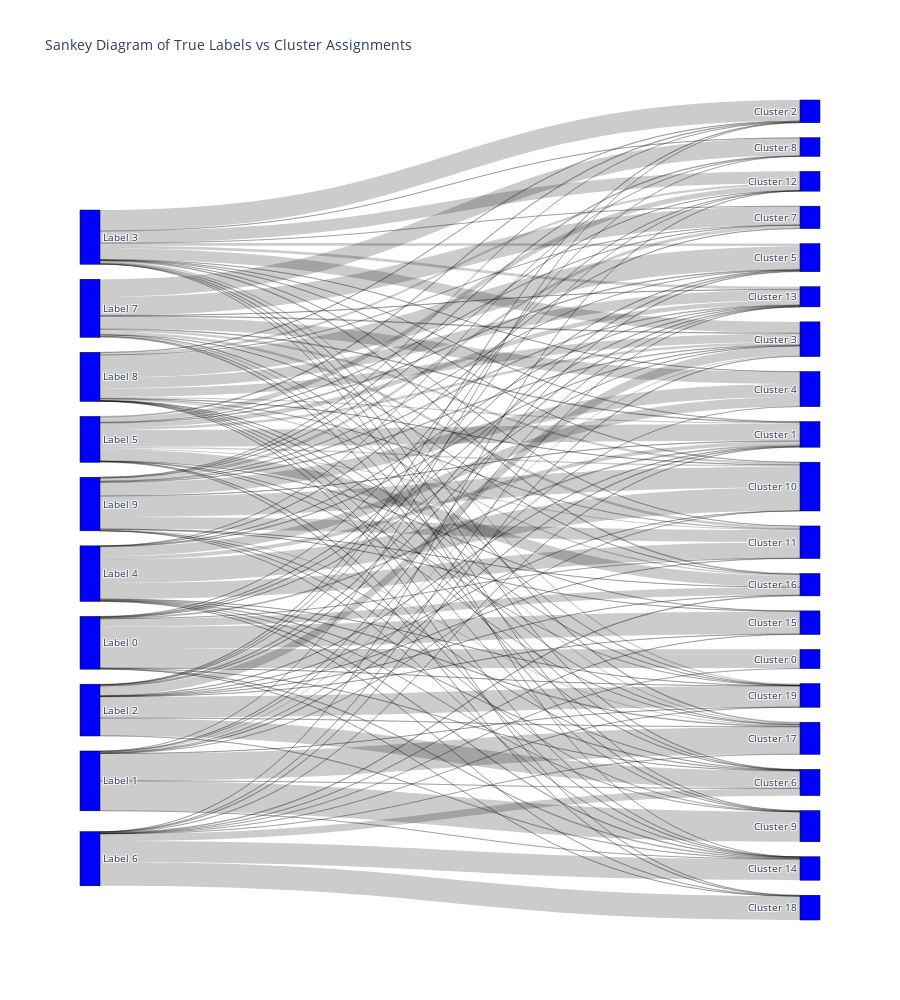

This figure's notebook cell:
### Markdown cell above
> Considering cluster #5 which has the highest purity, we can see in the Sankey plot that most of the flow into this cluster comes from digit 1. This indicates that cluster #5 is primarily associated with digit 1, which aligns with our earlier observation. Only a small portion of the flow comes from other digits, suggesting that cluster #5 is a reliable representation of digit 1.
> 
> There is no digit that is reliably represented by only one cluster. Label 0, 1, 6 are represented by 2 clusters each. The remaining labels are represented by at least 3 clusters.
> 
> No digit is represented by only one cluster. At minimum 2 clusters are needed to represent nearly all instances of digits 0, 1, and 6 (excluding outliers).

### Code cell
## Plotly provides the easiest method for obtaining sankey plot with interactive visualization
import plotly.graph_objects as go 
import plotly.io as pio

# pio.renderers.default = 'browser'
pio.renderers.default = "vscode"

y_true = np.array(Y_train[:6000])
cluster_assignments = np.array(assignments_20_random)

true_labels = np.unique(y_true)
cluster_labels = np.unique(cluster_assignments)

source_labels = [f"Label {t}" for t in true_labels]
target_labels = [f"Cluster {c}" for c in cluster_labels]
all_labels = source_labels + target_labels

# Match labels and create Sankey plot
source_indices = []
target_indices = []
values = []
for t in true_labels:
    for c in cluster_labels:
        count = np.sum((y_true == t) & (cluster_assignments == c))
        if count > 0:
            source_indices.append(t)
            target_indices.append(c + len(true_labels))  # Offset for target labels
            values.append(count)
fig = go.Figure(data=[go.Sankey(
    node=dict(
        pad=15,
        thickness=20,
        line=dict(color="black", width=0.5),
        label=all_labels,
        color="blue"
    ),
    link=dict(
        source=source_indices,
        target=target_indices,
        value=values
    ))])
fig.update_layout(title_text="Sankey Diagram of True Labels vs Cluster Assignments", font_size=10, height=1000)

fig.show()

### Figure 1 — Plotly figure (JSON) as saved in the notebook; plotly's stock layout.template omitted (floating-point values rounded to 4 significant figures; data arrays with more than 128 entries replaced by an {"elided": "..."} marker saying what was removed)
{"data": [{"link": {"source": {"elided": "144 int values"}, "target": {"elided": "144 int values"}, "value": {"elided": "144 int values"}}, "node": {"color": "blue", "label": ["Label 0", "Label 1", "Label 2", "Label 3", "Label 4", "Label 5", "Label 6", "Label 7", "Label 8", "Label 9", "Cluster 0", "Cluster 1", "Cluster 2", "Cluster 3", "Cluster 4", "Cluster 5", "Cluster 6", "Cluster 7", "Cluster 8", "Cluster 9", "Cluster 10", "Cluster 11", "Cluster 12", "Cluster 13", "Cluster 14", "Cluster 15", "Cluster 16", "Cluster 17", "Cluster 18", "Cluster 19"], "line": {"color": "black", "width": 0.5}, "pad": 15, "thickness": 20}, "type": "sankey"}], "layout": {"font": {"size": 10}, "height": 1000, "title": {"text": "Sankey Diagram of True Labels vs Cluster Assignments"}}}
